Frame 1 (no input): blank canvas, image omitted
Frame 60 (the mouse pressed at the canvas centre just before this capture): blank canvas, image omitted
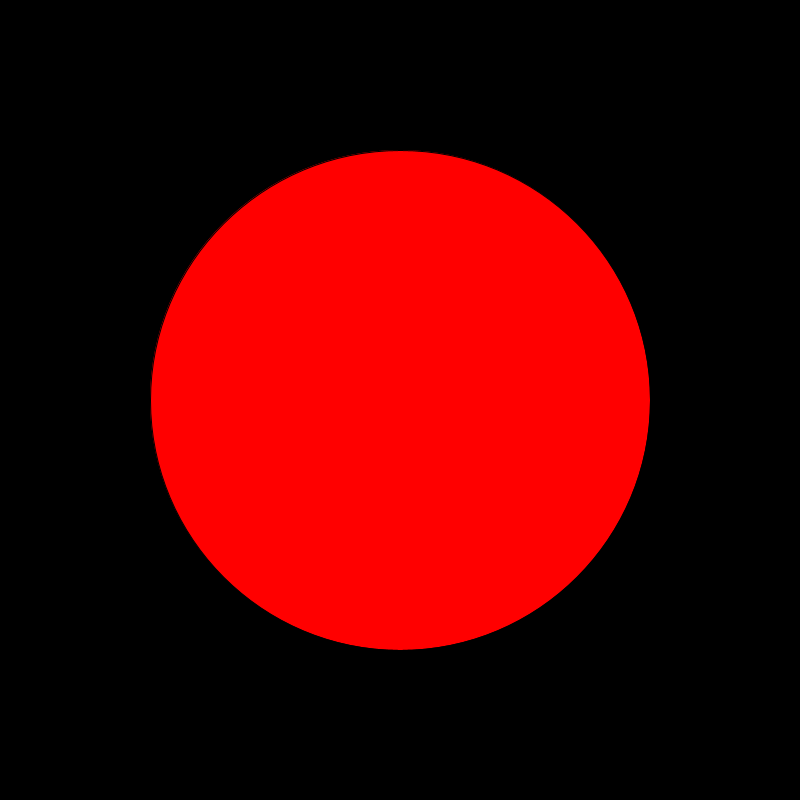
Frame 120 (the mouse held since frame 60 and released just before this capture)

The Processing sketch whose frames 1 and 60 were blank and that drew this single picture after the mouse press (run headless with seeded random() and noise(); from frame 60 on, the mouse is pressed at the canvas centre):

// Processing sketch: code_05_07
// ── code_05_07.pde
void setup() {
  size(800, 800);
  rectMode(CENTER);
}

void draw() {
  background(0);
    if (mousePressed == true) {
      fill(255, 0, 0);
      ellipse(width/2, height/2, 500, 500);
    } 
  }
